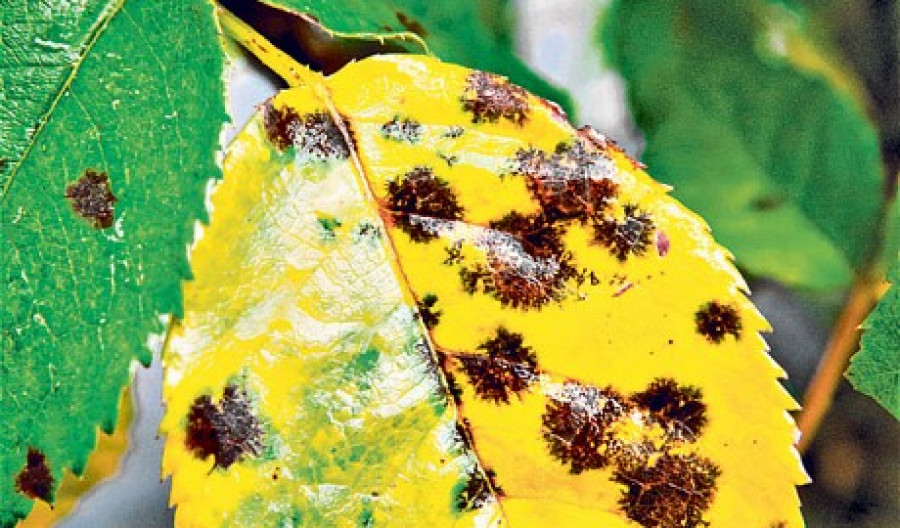
%> input picture Exercise1/leaf.jpg, 900 x 528 px
$ octave exercise1.m   (GNU Octave 9; MATLAB toolbox functions it lacks are replaced by stand-ins)
%> lines starting %> are read from the running program, lines starting %| are printed output that depends on the picture; in (x1, y1, x2, y2) boxes, pixels count from 0 and x2, y2 are one past the last pixel; in counts of white or black regions, pixels touching at a corner belong together; the program's own positions count from 1
%Exercsie Q01 - Write an algorithm to find the area of the leaf and diseased area of the leaf
pkg load image

%Original image
I = imread('D:\labWorks\leaf.jpg');
%> I is the input picture: size 528x900x3 uint8; mean R, G, B 144.4, 162.6, 77.5

%Convert the image to grayscale
I_gray = rgb2gray(I);
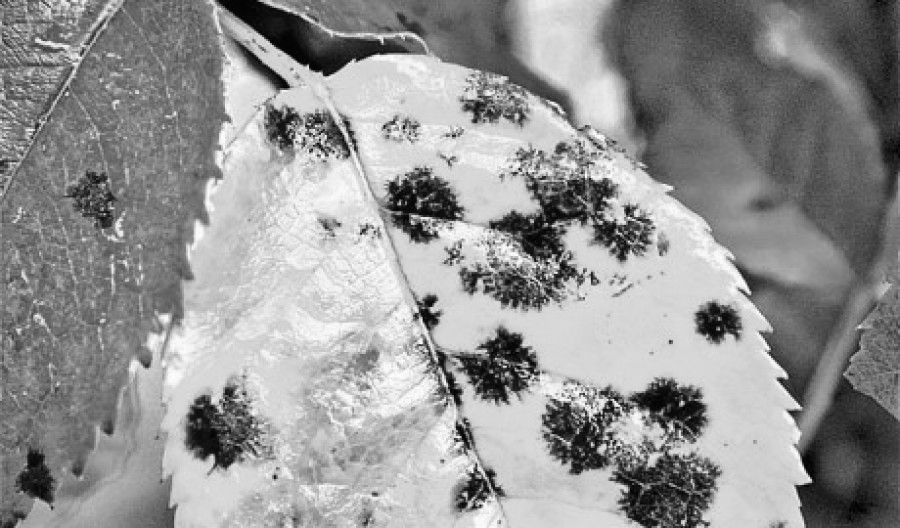
%> I_gray: size 528x900 uint8; min 0, max 255, mean 147.5
subplot(2,2,1);
imshow(I_gray)
title('Gray Image','fontsize',18)

%Apply thresholding to obtain a binary image
I_binary = graythresh(I_gray);
%> I_binary = 0.588
I = im2bw(I_gray,I_binary);
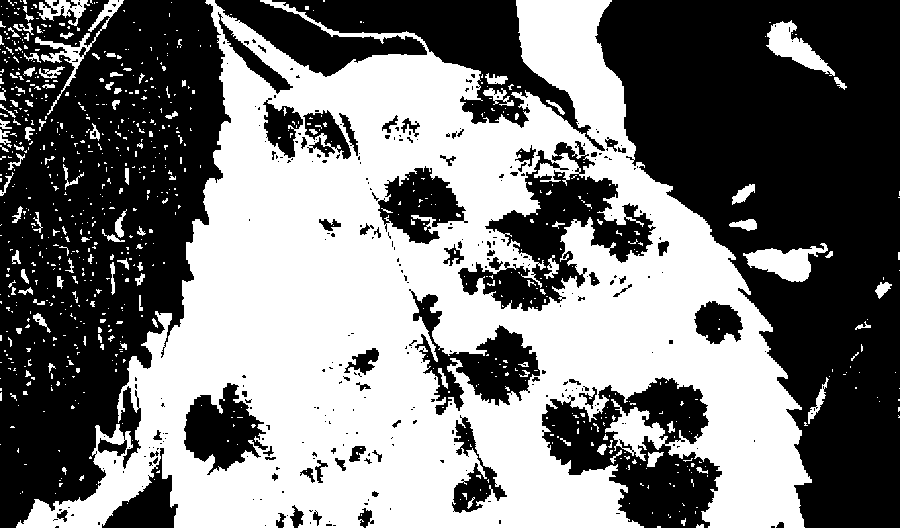
%> I: size 528x900 logical; 47.4% white; 827 white regions (708 under 20 px), largest, box (x1, y1, x2, y2) and area: (16, 0, 812, 528) 210857, (743, 243, 828, 282) 1665, (766, 20, 835, 76) 1470
subplot(2,2,2);
imshow(I)
title('Binary Image','fontsize',18);

%Filled Image
I_filled = imfill(I,'holes');
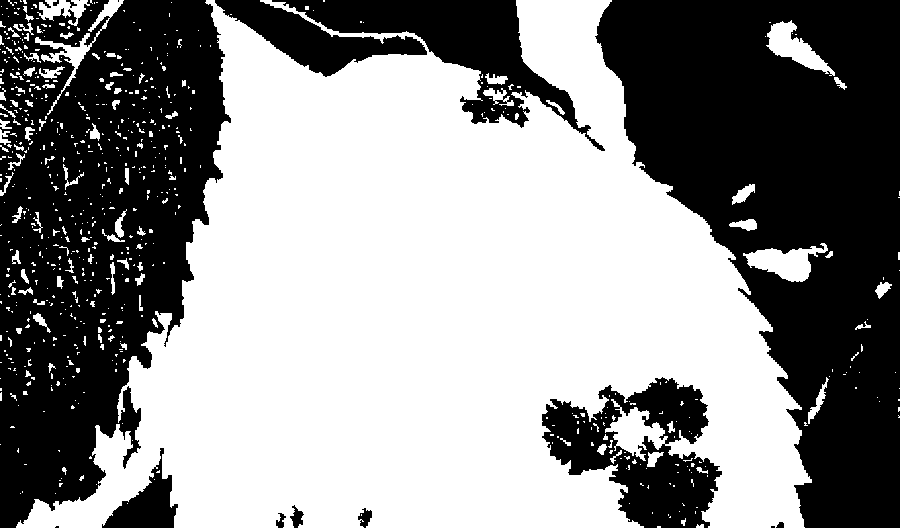
%> I_filled: size 528x900 logical; 55.3% white; 17 black regions (5 under 20 px), largest, box (x1, y1, x2, y2) and area: (595, 0, 900, 528) 94371, (0, 0, 231, 528) 81548, (542, 377, 722, 528) 13855
subplot(2,2,3);
imshow(I_filled);
title('Filled Image','fontsize',18)

%Calculate the area of the leaf
leaf_area = bwarea(I_filled);
%> leaf_area = 263330.2
disp(['Area of the leaf: ',num2str(leaf_area),'pixels']);
%| Area of the leaf: 263330.25pixels

%Calculate the area of the diseased regions
%complement image
complement = imcomplement(I); # intensity of bright and dark regions are reversed
subplot(2,2,4);
imshow(complement)
title('Complement Image','fontsize',18);
diseased_area = bwarea(complement);
%> diseased_area = 251014.8
disp(['Diseased area of the leaf: ',num2str(diseased_area),'pixels']);
%| Diseased area of the leaf: 251014.75pixels
